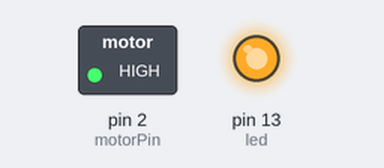
The sketch below on a simulated Arduino Uno, built with avr-gcc and run on an emulated ATmega328P. Parts: switched loads named in the sketch (green lamp = pin HIGH), output pins drawn as LEDs (lit = HIGH).

Above: at 0.1 s.
At 5.1 s:
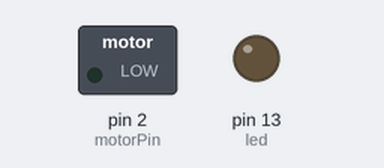
Timing chart, 0 to 6.6 s (numbered marks = the images above):
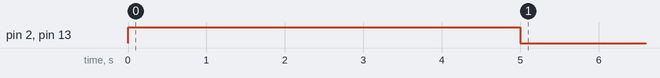

The sketch:

watering_NANO.ino
```cpp
#include <TimeLib.h>

const int motorPin=2;      //the number of motor pin, physical pin # on WeMOS is 8
const int led=13; //led indicator
int hour_current;
int hour_old=0;

void setup() {
  pinMode(motorPin, OUTPUT);
  pinMode(led,OUTPUT);

//Serial.begin(115200);

  digitalWrite(motorPin, HIGH);
  digitalWrite(led,HIGH);
//  Serial.println("watering");
  delay(5000);  //starting pumping time
  digitalWrite(motorPin,LOW);
  digitalWrite(led,LOW);


}

void loop() {

  hour_current = hour(); //current hour after turning on

// watering every hours
  if(hour_current!=hour_old) {

  digitalWrite(motorPin, HIGH);
  digitalWrite(led,HIGH);
//  Serial.println("watering1");
  delay(5000); //motor ON time
  digitalWrite(motorPin,LOW);
  digitalWrite(led,LOW);
  }

  hour_old=hour_current;
//  Serial.print(hour_current);
  delay(1000);
}
```
